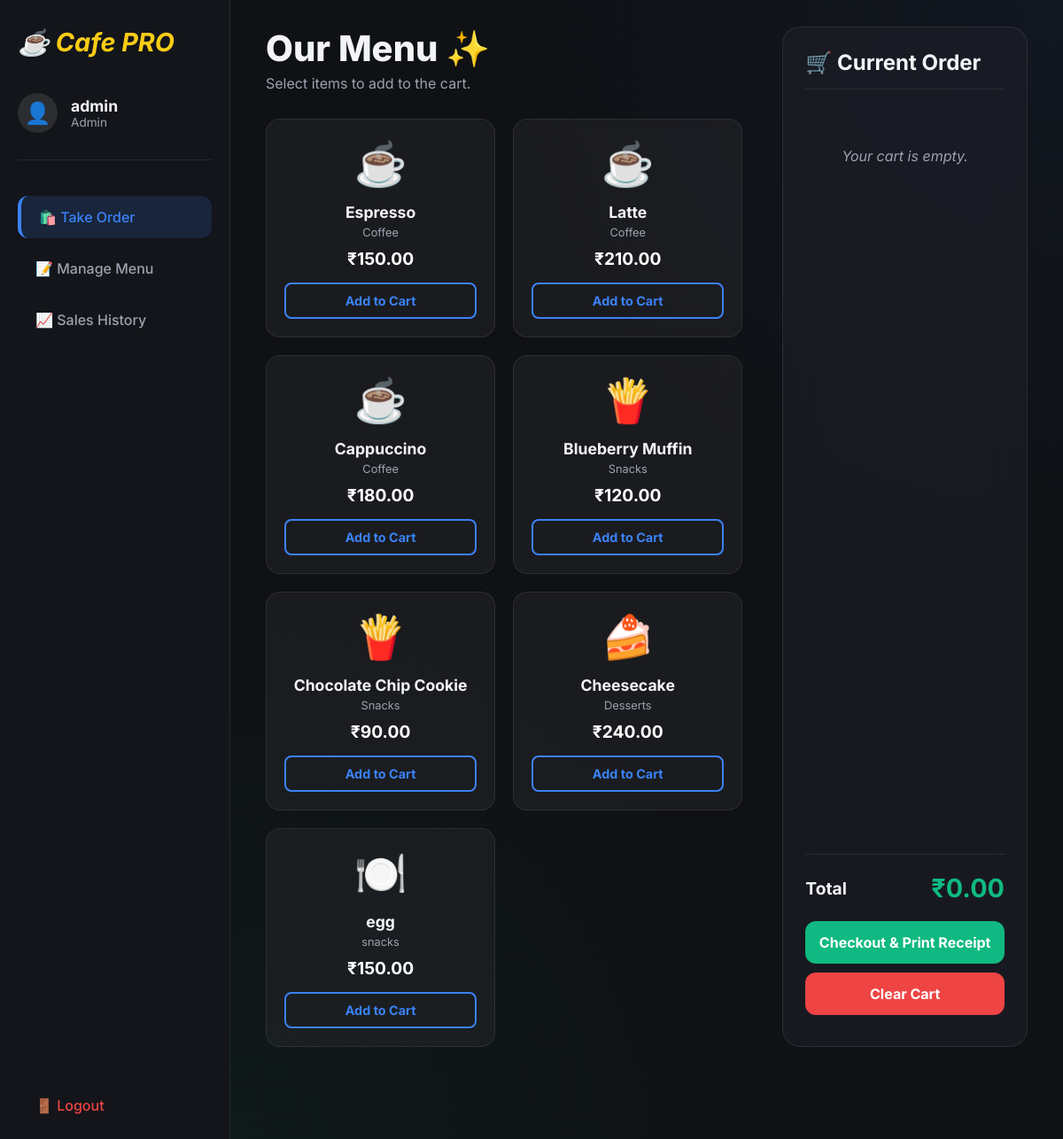
The app's page /dashboard (signed in) with its own data.
### tables this page shows
CREATE TABLE menu (
            id INTEGER PRIMARY KEY AUTOINCREMENT,
            name TEXT,
            category TEXT,
            price REAL
        );

### app.py (the view)
@app.route("/dashboard")
def dashboard():
    if "user" not in session:
        return redirect(url_for("login"))
    items = database.get_menu_items()
    orders = database.get_recent_orders() if session["user"]["role"] == "Admin" else []
    return render_template("dashboard.html", user=session["user"], items=items, orders=orders)

### database.py (called while the page is built)
def get_connection():
    return sqlite3.connect(DB_PATH)

def get_menu_items(category=None):
    conn = get_connection()
    cursor = conn.cursor()
    if category and category != "All":
        cursor.execute("SELECT id, name, category, price FROM menu WHERE category=?", (category,))
    else:
        cursor.execute("SELECT id, name, category, price FROM menu")
    items = cursor.fetchall()
    conn.close()
    return items

def get_recent_orders():
    conn = get_connection()
    cursor = conn.cursor()
    cursor.execute("SELECT id, total_amount, date_time, staff_name FROM orders ORDER BY date_time DESC LIMIT 50")
    orders = cursor.fetchall()
    conn.close()
    return orders

### templates/dashboard.html (shortened to what this page needs)
{% extends "base.html" %}
{% block content %}
<div class="dashboard-layout">
    <aside class="sidebar">
        <div class="sidebar-header">
            <h2>☕ Cafe PRO</h2>
        </div>
        <div class="user-profile">
            <div class="avatar">👤</div>
            <div class="user-details">
                <p class="name">{{ user.username }}</p>
                <p class="role">{{ user.role }}</p>
            </div>
        </div>
        <nav class="sidebar-nav">
            <button class="nav-btn active" onclick="showSection('order-section', this)">🛍️ Take Order</button>
            {% if user.role == "Admin" %}
                <button class="nav-btn" onclick="showSection('menu-section', this)">📝 Manage Menu</button>
                <button class="nav-btn" onclick="showSection('sales-section', this)">📈 Sales History</button>
            {% endif %}
        </nav>
        <div class="sidebar-footer">
            <a href="{{ url_for('logout') }}" class="nav-btn btn-danger">🚪 Logout</a>
        </div>
    </aside>
    <main class="main-content">
        <section id="order-section" class="content-section active">
            <div class="order-grid">
                <div class="menu-area">
                    <div class="header-banner">
                        <h1>Our Menu ✨</h1>
                        <p>Select items to add to the cart.</p>
                    </div>
                    <div class="products-grid">
                        {% for item in items %}
                            <div class="product-card">
                                <div class="product-icon">
                                    {% if item[2] == 'Coffee' %}☕
                                    {% elif item[2] == 'Snacks' %}🍟
                                    {% elif item[2] == 'Desserts' %}🍰
                                    {% else %}🍽️{% endif %}
                                </div>
                                <h3>{{ item[1] }}</h3>
                                <p class="category">{{ item[2] }}</p>
                                <p class="price">₹{{ "%.2f"|format(item[3]) }}</p>
                                <button class="btn btn-outline" onclick="addToCart({{ item[0] }}, '{{ item[1] }}', '{{ item[2] }}', {{ item[3] }})">Add to Cart</button>
                            </div>
                        {% endfor %}
                    </div>
                </div>
                <div class="cart-area">
                    <div class="cart-glass">
                        <h2>🛒 Current Order</h2>
                        <div class="cart-items" id="cartItems">
                            <p class="empty-cart-msg">Your cart is empty.</p>
                        </div>
                        <div class="cart-footer">
                            <div class="total-row">
                                <span>Total</span>
                                <span id="cartTotal" class="total-amount">₹0.00</span>
                            </div>
                            <button class="btn btn-success checkout-btn" onclick="checkout()">Checkout & Print Receipt</button>
                            <button class="btn btn-danger clear-btn" onclick="clearCart()">Clear Cart</button>
                        </div>
                    </div>
                </div>
            </div>
        </section>
    </main>
</div>
{% endblock %}

### templates/base.html (shortened to what this page needs)
<!DOCTYPE html>
<html lang="en">
<head>
    <link rel="stylesheet" href="{{ url_for('static', filename='style.css') }}">
</head>
<body>
    {% block content %}{% endblock %}
</body>
</html>

### static/style.css (style rules this page uses)
:root { --bg-dark: #0f1115; --bg-card: rgba(30, 33, 40, 0.6); --glass-border: rgba(255, 255, 255, 0.08); --primary: #3B82F6; --primary-hover: #2563EB; --success: #10B981; --success-hover: #059669; --danger: #EF4444; --danger-hover: #DC2626; --text-main: #F3F4F6; --text-muted: #9CA3AF; --sidebar-bg: #13151a; }
* { box-sizing: border-box; margin: 0; padding: 0; }
body { font-family: 'Inter', sans-serif; background-color: var(--bg-dark); color: var(--text-main); min-height: 100vh; overflow-x: hidden; }
.btn { padding: 14px; border-radius: 12px; border: none; font-weight: 700; font-size: 1rem; cursor: pointer; transition: 0.3s ease; display: inline-block; color: #fff; font-family: inherit; }
.btn-success { background: var(--success); }
.btn-danger { background: var(--danger); color: #fff; }
.btn-outline { background: transparent; border: 2px solid var(--primary); color: var(--primary); }
.dashboard-layout { display: grid; grid-template-columns: 260px 1fr; height: 100vh; }
.sidebar { background: var(--sidebar-bg); border-right: 1px solid var(--glass-border); display: flex; flex-direction: column; padding: 30px 20px; }
.sidebar-header h2 { font-size: 1.8rem; font-style: italic; color: #FACC15; margin-bottom: 40px; }
.user-profile { display: flex; align-items: center; gap: 15px; margin-bottom: 40px; padding-bottom: 30px; border-bottom: 1px solid var(--glass-border); }
.avatar { width: 45px; height: 45px; background: rgba(255, 255, 255, 0.1); border-radius: 50%; display: flex; align-items: center; justify-content: center; font-size: 1.5rem; }
.user-details .name { font-weight: 700; font-size: 1.1rem; }
.user-details .role { color: var(--text-muted); font-size: 0.85rem; }
.sidebar-nav { display: flex; flex-direction: column; gap: 10px; flex: 1; }
.nav-btn { background: transparent; border: none; color: var(--text-muted); font-size: 1rem; font-weight: 500; text-align: left; padding: 14px 20px; border-radius: 12px; cursor: pointer; transition: 0.3s; font-family: inherit; text-decoration: none; display: block; }
.nav-btn.active { background: rgba(59, 130, 246, 0.15); color: var(--primary); border-left: 4px solid var(--primary); }
.sidebar-footer .nav-btn { color: var(--danger); }
.main-content { padding: 30px 40px; overflow-y: auto; background: radial-gradient(circle at top right, rgba(59, 130, 246, 0.05), transparent 40%), radial-gradient(circle at bottom left, rgba(16, 185, 129, 0.05), transparent 40%); }
.header-banner h1 { font-size: 2.5rem; font-weight: 800; margin-bottom: 5px; }
.header-banner p { color: var(--text-muted); margin-bottom: 30px; }
.order-grid { display: grid; grid-template-columns: 2fr 1fr; gap: 30px; height: calc(100vh - 150px); }
.menu-area { overflow-y: auto; padding-right: 15px; }
.products-grid { display: grid; grid-template-columns: repeat(auto-fill, minmax(200px, 1fr)); gap: 20px; }
.product-card { background: rgba(39, 39, 42, 0.5); border: 1px solid var(--glass-border); border-radius: 16px; padding: 20px; text-align: center; transition: 0.3s ease; display: flex; flex-direction: column; }
.product-icon { font-size: 3rem; margin-bottom: 15px; }
.product-card h3 { font-size: 1.1rem; margin-bottom: 5px; }
.product-card .category { font-size: 0.8rem; color: var(--text-muted); margin-bottom: 10px; }
.product-card .price { font-size: 1.2rem; font-weight: 700; color: #fff; margin-bottom: 15px; }
.product-card .btn { margin-top: auto; padding: 10px; font-size: 0.9rem; border-radius: 8px; }
.cart-glass { background: var(--bg-card); backdrop-filter: blur(20px); border: 1px solid var(--glass-border); border-radius: 20px; padding: 25px; height: 100%; display: flex; flex-direction: column; }
.cart-glass h2 { font-size: 1.5rem; border-bottom: 1px solid var(--glass-border); padding-bottom: 15px; margin-bottom: 15px; }
.cart-items { flex: 1; overflow-y: auto; display: flex; flex-direction: column; gap: 10px; }
.empty-cart-msg { text-align: center; color: var(--text-muted); font-style: italic; margin-top: 50px; }
.cart-footer { border-top: 1px solid var(--glass-border); padding-top: 20px; margin-top: 20px; }
.total-row { display: flex; justify-content: space-between; align-items: center; font-size: 1.2rem; font-weight: bold; margin-bottom: 20px; }
.total-amount { color: var(--success); font-size: 1.8rem; }
.cart-footer .btn { width: 100%; margin-bottom: 10px; }

### records on screen
menu: name "Espresso", category "Coffee", price "150.00"
menu: name "Latte", category "Coffee", price "210.00"
menu: name "Cappuccino", category "Coffee", price "180.00"
menu: name "Blueberry Muffin", category "Snacks", price "120.00"
menu: name "Chocolate Chip Cookie", category "Snacks", price "90.00"
menu: name "Cheesecake", category "Desserts", price "240.00"
menu: name "egg", category "snacks", price "150.00"

### other values on screen
{{ user.username }} "admin"
{{ user.role }} "Admin"
